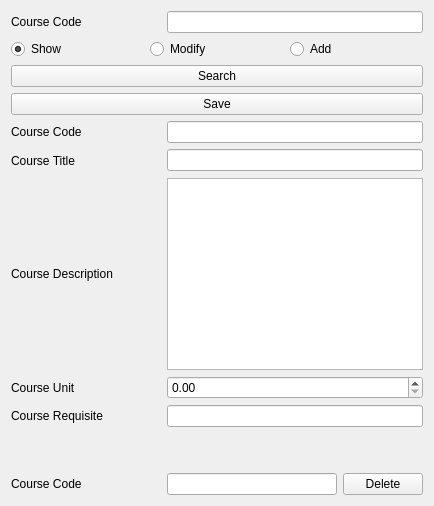
      <widget class="QWidget" name="tabCourse">
       <attribute name="title">
        <string>Course</string>
       </attribute>
       <layout class="QVBoxLayout" name="verticalLayout_4">
        <item>
         <layout class="QHBoxLayout" name="horizontalLayout_3">
          <item>
           <widget class="QLabel" name="label_5">
            <property name="minimumSize">
             <size>
              <width>150</width>
              <height>0</height>
             </size>
            </property>
            <property name="text">
             <string>Course Code</string>
            </property>
           </widget>
          </item>
          <item>
           <widget class="QLineEdit" name="lineEditSearchCourse"/>
          </item>
         </layout>
        </item>
        <item>
         <layout class="QHBoxLayout" name="horizontalLayout_25">
          <item>
           <widget class="QRadioButton" name="radioButtonCourseShow">
            <property name="text">
             <string>Show</string>
            </property>
            <property name="checked">
             <bool>true</bool>
            </property>
           </widget>
          </item>
          <item>
           <widget class="QRadioButton" name="radioButtonCourseModify">
            <property name="enabled">
             <bool>true</bool>
            </property>
            <property name="text">
             <string>Modify</string>
            </property>
            <property name="checkable">
             <bool>true</bool>
            </property>
           </widget>
          </item>
          <item>
           <widget class="QRadioButton" name="radioButtonCourseAdd">
            <property name="text">
             <string>Add</string>
            </property>
           </widget>
          </item>
         </layout>
        </item>
        <item>
         <layout class="QHBoxLayout" name="horizontalLayout_4"/>
        </item>
        <item>
         <widget class="QPushButton" name="pushButtonSearchCourse">
          <property name="text">
           <string>Search</string>
          </property>
          <property name="shortcut">
           <string>Return</string>
          </property>
         </widget>
        </item>
        <item>
         <widget class="QPushButton" name="pushButtonSaveCourse">
          <property name="text">
           <string>Save</string>
          </property>
         </widget>
        </item>
        <item>
         <layout class="QHBoxLayout" name="horizontalLayout_17">
          <item>
           <widget class="QLabel" name="labelCourseCode">
            <property name="sizePolicy">
             <sizepolicy hsizetype="Minimum" vsizetype="Minimum">
              <horstretch>0</horstretch>
              <verstretch>0</verstretch>
             </sizepolicy>
            </property>
            <property name="minimumSize">
             <size>
              <width>150</width>
              <height>22</height>
             </size>
            </property>
            <property name="text">
             <string>Course Code</string>
            </property>
            <property name="alignment">
             <set>Qt::AlignLeading|Qt::AlignLeft|Qt::AlignVCenter</set>
            </property>
           </widget>
          </item>
          <item>
           <widget class="QLineEdit" name="lineEditCourseCode"/>
          </item>
         </layout>
        </item>
        <item>
         <layout class="QHBoxLayout" name="horizontalLayout_29">
          <item>
           <widget class="QLabel" name="label_29">
            <property name="sizePolicy">
             <sizepolicy hsizetype="Minimum" vsizetype="Preferred">
              <horstretch>0</horstretch>
              <verstretch>0</verstretch>
             </sizepolicy>
            </property>
            <property name="minimumSize">
             <size>
              <width>150</width>
              <height>23</height>
             </size>
            </property>
            <property name="text">
             <string>Course Title</string>
            </property>
            <property name="alignment">
             <set>Qt::AlignLeading|Qt::AlignLeft|Qt::AlignVCenter</set>
            </property>
           </widget>
          </item>
          <item>
           <widget class="QLineEdit" name="lineEditTitle"/>
          </item>
         </layout>
        </item>
        <item>
         <layout class="QHBoxLayout" name="horizontalLayout_31">
          <item>
           <widget class="QLabel" name="label_17">
            <property name="sizePolicy">
             <sizepolicy hsizetype="Minimum" vsizetype="Expanding">
              <horstretch>0</horstretch>
              <verstretch>0</verstretch>
             </sizepolicy>
            </property>
            <property name="minimumSize">
             <size>
              <width>150</width>
              <height>0</height>
             </size>
            </property>
            <property name="text">
             <string>Course Description</string>
            </property>
            <property name="alignment">
             <set>Qt::AlignLeading|Qt::AlignLeft|Qt::AlignVCenter</set>
            </property>
           </widget>
          </item>
          <item>
           <widget class="QPlainTextEdit" name="plainTextEditCourseDescription">
            <property name="textInteractionFlags">
             <set>Qt::NoTextInteraction</set>
            </property>
           </widget>
          </item>
         </layout>
        </item>
        <item>
         <layout class="QHBoxLayout" name="horizontalLayout_30">
          <item>
           <widget class="QLabel" name="labelCourseUnit">
            <property name="sizePolicy">
             <sizepolicy hsizetype="Minimum" vsizetype="Preferred">
              <horstretch>0</horstretch>
              <verstretch>0</verstretch>
             </sizepolicy>
            </property>
            <property name="minimumSize">
             <size>
              <width>150</width>
              <height>23</height>
             </size>
            </property>
            <property name="text">
             <string>Course Unit</string>
            </property>
            <property name="alignment">
             <set>Qt::AlignLeading|Qt::AlignLeft|Qt::AlignVCenter</set>
            </property>
           </widget>
          </item>
          <item>
           <widget class="QDoubleSpinBox" name="doubleSpinBoxCourseUnit">
            <property name="sizePolicy">
             <sizepolicy hsizetype="Expanding" vsizetype="Fixed">
              <horstretch>0</horstretch>
              <verstretch>0</verstretch>
             </sizepolicy>
            </property>
           </widget>
          </item>
         </layout>
        </item>
        <item>
         <layout class="QHBoxLayout" name="horizontalLayout_32">
          <item>
           <widget class="QLabel" name="label_15">
            <property name="sizePolicy">
             <sizepolicy hsizetype="Minimum" vsizetype="Preferred">
              <horstretch>0</horstretch>
              <verstretch>0</verstretch>
             </sizepolicy>
            </property>
            <property name="minimumSize">
             <size>
              <width>150</width>
              <height>22</height>
             </size>
            </property>
            <property name="text">
             <string>Course Requisite</string>
            </property>
            <property name="alignment">
             <set>Qt::AlignLeading|Qt::AlignLeft|Qt::AlignVCenter</set>
            </property>
           </widget>
          </item>
          <item>
           <widget class="QLineEdit" name="lineEditCoursePrerequisite"/>
          </item>
         </layout>
        </item>
        <item>
         <spacer name="verticalSpacer_5">
          <property name="orientation">
           <enum>Qt::Vertical</enum>
          </property>
          <property name="sizeHint" stdset="0">
           <size>
            <width>20</width>
            <height>40</height>
           </size>
          </property>
         </spacer>
        </item>
        <item>
         <layout class="QHBoxLayout" name="horizontalLayout_26">
          <item>
           <widget class="QLabel" name="labelDeleteCourse">
            <property name="minimumSize">
             <size>
              <width>150</width>
              <height>0</height>
             </size>
            </property>
            <property name="text">
             <string>Course Code</string>
            </property>
           </widget>
          </item>
          <item>
           <widget class="QLineEdit" name="lineEditCourseDelete"/>
          </item>
          <item>
           <widget class="QPushButton" name="pushButtonDeleteCourse">
            <property name="text">
             <string>Delete</string>
            </property>
           </widget>
          </item>
         </layout>
        </item>
       </layout>
      </widget>
